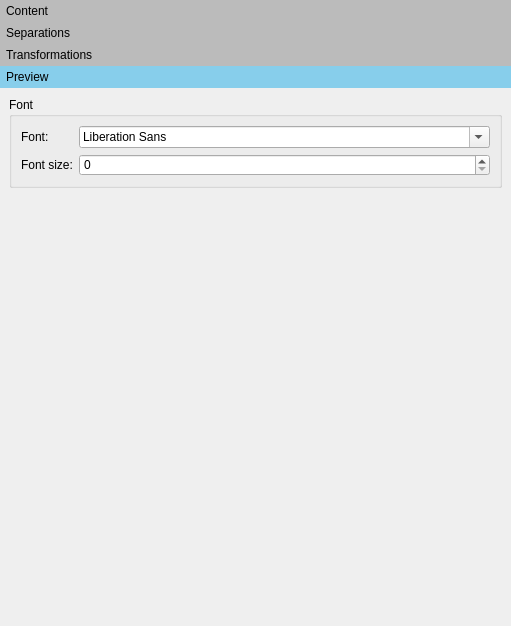
<?xml version="1.0" encoding="UTF-8"?>
<ui version="4.0">
 <class>exporterSettings</class>
 <widget class="QWidget" name="exporterSettings">
  <property name="geometry">
   <rect>
    <x>0</x>
    <y>0</y>
    <width>511</width>
    <height>626</height>
   </rect>
  </property>
  <property name="windowTitle">
   <string>Form</string>
  </property>
  <layout class="QVBoxLayout" name="verticalLayout_2">
   <property name="spacing">
    <number>10</number>
   </property>
   <property name="leftMargin">
    <number>0</number>
   </property>
   <property name="topMargin">
    <number>0</number>
   </property>
   <property name="rightMargin">
    <number>0</number>
   </property>
   <property name="bottomMargin">
    <number>0</number>
   </property>
   <item>
    <widget class="QToolBox" name="toolBox">
     <property name="styleSheet">
      <string notr="true">QToolBox::tab{
	background-color: #BBB;
	padding: 2px;
	border: none;
}

QToolBox::tab:selected, QToolBox::tab:hover{
	background-color:skyblue;
}</string>
     </property>
     <property name="currentIndex">
      <number>3</number>
     </property>
     <property name="tabSpacing">
      <number>0</number>
     </property>
     <widget class="QWidget" name="content">
      <property name="geometry">
       <rect>
        <x>0</x>
        <y>0</y>
        <width>491</width>
        <height>842</height>
       </rect>
      </property>
      <attribute name="label">
       <string>Content</string>
      </attribute>
      <layout class="QVBoxLayout" name="verticalLayout_5">
       <item>
        <widget class="QLabel" name="label">
         <property name="text">
          <string>Decide here what will be included in the final export.</string>
         </property>
        </widget>
       </item>
       <item>
        <widget class="QTableWidget" name="tblContent">
         <property name="sizePolicy">
          <sizepolicy hsizetype="Expanding" vsizetype="Fixed">
           <horstretch>0</horstretch>
           <verstretch>0</verstretch>
          </sizepolicy>
         </property>
         <property name="editTriggers">
          <set>QAbstractItemView::NoEditTriggers</set>
         </property>
         <property name="alternatingRowColors">
          <bool>true</bool>
         </property>
         <property name="selectionBehavior">
          <enum>QAbstractItemView::SelectRows</enum>
         </property>
         <attribute name="horizontalHeaderMinimumSectionSize">
          <number>75</number>
         </attribute>
         <attribute name="verticalHeaderVisible">
          <bool>false</bool>
         </attribute>
         <column>
          <property name="text">
           <string>Type</string>
          </property>
         </column>
         <column>
          <property name="text">
           <string>Title</string>
          </property>
         </column>
         <column>
          <property name="text">
           <string>Text</string>
          </property>
         </column>
        </widget>
       </item>
       <item>
        <layout class="QHBoxLayout" name="horizontalLayout_8">
         <item>
          <spacer name="horizontalSpacer_8">
           <property name="orientation">
            <enum>Qt::Horizontal</enum>
           </property>
           <property name="sizeHint" stdset="0">
            <size>
             <width>40</width>
             <height>20</height>
            </size>
           </property>
          </spacer>
         </item>
         <item>
          <widget class="QCheckBox" name="chkContentMore">
           <property name="text">
            <string>I need more granularity</string>
           </property>
          </widget>
         </item>
        </layout>
       </item>
       <item>
        <widget class="collapsibleGroupBox2" name="grpContentFilters">
         <property name="title">
          <string>Fi&amp;lters</string>
         </property>
         <property name="checkable">
          <bool>true</bool>
         </property>
         <layout class="QFormLayout" name="formLayout_2">
          <property name="rowWrapPolicy">
           <enum>QFormLayout::WrapLongRows</enum>
          </property>
          <property name="labelAlignment">
           <set>Qt::AlignLeading|Qt::AlignLeft|Qt::AlignVCenter</set>
          </property>
          <item row="0" column="0" colspan="2">
           <widget class="QLabel" name="label_2">
            <property name="text">
             <string>&lt;html&gt;&lt;head/&gt;&lt;body&gt;&lt;p&gt;Filters what items will be included in the final export.&lt;br/&gt;&lt;span style=&quot; color:#773333;&quot;&gt;(Not fully implemented yet.)&lt;/span&gt;&lt;/p&gt;&lt;/body&gt;&lt;/html&gt;</string>
            </property>
           </widget>
          </item>
          <item row="1" column="0" colspan="2">
           <widget class="QCheckBox" name="chkContentIgnoreCompile">
            <property name="text">
             <string>Ignore compile status (include all items)</string>
            </property>
           </widget>
          </item>
          <item row="2" column="0">
           <widget class="QCheckBox" name="chkContentParent">
            <property name="text">
             <string>Subitems of:</string>
            </property>
           </widget>
          </item>
          <item row="2" column="1">
           <widget class="QComboBox" name="cmbContentParent">
            <property name="frame">
             <bool>false</bool>
            </property>
           </widget>
          </item>
          <item row="3" column="0">
           <widget class="QCheckBox" name="chkContentLabels">
            <property name="text">
             <string>Labels</string>
            </property>
           </widget>
          </item>
          <item row="4" column="0">
           <widget class="QCheckBox" name="chkContentStatus">
            <property name="text">
             <string>Status</string>
            </property>
           </widget>
          </item>
          <item row="3" column="1">
           <widget class="QListWidget" name="lstContentLabels">
            <property name="sizePolicy">
             <sizepolicy hsizetype="Expanding" vsizetype="Preferred">
              <horstretch>0</horstretch>
              <verstretch>0</verstretch>
             </sizepolicy>
            </property>
           </widget>
          </item>
          <item row="4" column="1">
           <widget class="QListWidget" name="lstContentStatus">
            <property name="sizePolicy">
             <sizepolicy hsizetype="Expanding" vsizetype="Preferred">
              <horstretch>0</horstretch>
              <verstretch>0</verstretch>
             </sizepolicy>
            </property>
           </widget>
          </item>
         </layout>
        </widget>
       </item>
       <item>
        <spacer name="verticalSpacer_3">
         <property name="orientation">
          <enum>Qt::Vertical</enum>
         </property>
         <property name="sizeHint" stdset="0">
          <size>
           <width>20</width>
           <height>40</height>
          </size>
         </property>
        </spacer>
       </item>
      </layout>
     </widget>
     <widget class="QWidget" name="separations">
      <property name="geometry">
       <rect>
        <x>0</x>
        <y>0</y>
        <width>511</width>
        <height>522</height>
       </rect>
      </property>
      <attribute name="label">
       <string>Separations</string>
      </attribute>
      <layout class="QVBoxLayout" name="verticalLayout_8">
       <item>
        <widget class="QLabel" name="label_3">
         <property name="font">
          <font>
           <weight>75</weight>
           <bold>true</bold>
          </font>
         </property>
         <property name="text">
          <string>Between folders:</string>
         </property>
        </widget>
       </item>
       <item>
        <layout class="QHBoxLayout" name="horizontalLayout">
         <item>
          <spacer name="horizontalSpacer">
           <property name="orientation">
            <enum>Qt::Horizontal</enum>
           </property>
           <property name="sizeType">
            <enum>QSizePolicy::Preferred</enum>
           </property>
           <property name="sizeHint" stdset="0">
            <size>
             <width>20</width>
             <height>20</height>
            </size>
           </property>
          </spacer>
         </item>
         <item>
          <layout class="QVBoxLayout" name="verticalLayout">
           <item>
            <widget class="QPushButton" name="pushButton_4">
             <property name="enabled">
              <bool>true</bool>
             </property>
             <property name="minimumSize">
              <size>
               <width>16</width>
               <height>16</height>
              </size>
             </property>
             <property name="maximumSize">
              <size>
               <width>16</width>
               <height>16</height>
              </size>
             </property>
             <property name="text">
              <string/>
             </property>
             <property name="icon">
              <iconset theme="folder">
               <normaloff/>
              </iconset>
             </property>
             <property name="flat">
              <bool>true</bool>
             </property>
            </widget>
           </item>
           <item>
            <widget class="Line" name="line">
             <property name="orientation">
              <enum>Qt::Horizontal</enum>
             </property>
            </widget>
           </item>
           <item>
            <widget class="QPushButton" name="pushButton">
             <property name="enabled">
              <bool>true</bool>
             </property>
             <property name="minimumSize">
              <size>
               <width>16</width>
               <height>16</height>
              </size>
             </property>
             <property name="maximumSize">
              <size>
               <width>16</width>
               <height>16</height>
              </size>
             </property>
             <property name="text">
              <string/>
             </property>
             <property name="icon">
              <iconset theme="folder">
               <normaloff/>
              </iconset>
             </property>
             <property name="flat">
              <bool>true</bool>
             </property>
            </widget>
           </item>
          </layout>
         </item>
         <item>
          <widget class="QComboBox" name="cmbSepFF">
           <item>
            <property name="text">
             <string>Empty line</string>
            </property>
           </item>
           <item>
            <property name="text">
             <string>Custom</string>
            </property>
           </item>
          </widget>
         </item>
         <item>
          <widget class="QLineEdit" name="txtSepFF">
           <property name="enabled">
            <bool>false</bool>
           </property>
           <property name="text">
            <string>\n</string>
           </property>
          </widget>
         </item>
        </layout>
       </item>
       <item>
        <widget class="QLabel" name="label_4">
         <property name="font">
          <font>
           <weight>75</weight>
           <bold>true</bold>
          </font>
         </property>
         <property name="text">
          <string>Between texts:</string>
         </property>
        </widget>
       </item>
       <item>
        <layout class="QHBoxLayout" name="horizontalLayout_2">
         <item>
          <spacer name="horizontalSpacer_2">
           <property name="orientation">
            <enum>Qt::Horizontal</enum>
           </property>
           <property name="sizeType">
            <enum>QSizePolicy::Preferred</enum>
           </property>
           <property name="sizeHint" stdset="0">
            <size>
             <width>20</width>
             <height>20</height>
            </size>
           </property>
          </spacer>
         </item>
         <item>
          <layout class="QVBoxLayout" name="verticalLayout_3">
           <item>
            <widget class="QPushButton" name="pushButton_5">
             <property name="enabled">
              <bool>true</bool>
             </property>
             <property name="minimumSize">
              <size>
               <width>16</width>
               <height>16</height>
              </size>
             </property>
             <property name="maximumSize">
              <size>
               <width>16</width>
               <height>16</height>
              </size>
             </property>
             <property name="text">
              <string/>
             </property>
             <property name="icon">
              <iconset theme="text-x-generic">
               <normaloff/>
              </iconset>
             </property>
             <property name="flat">
              <bool>true</bool>
             </property>
            </widget>
           </item>
           <item>
            <widget class="Line" name="line_2">
             <property name="orientation">
              <enum>Qt::Horizontal</enum>
             </property>
            </widget>
           </item>
           <item>
            <widget class="QPushButton" name="pushButton_6">
             <property name="enabled">
              <bool>true</bool>
             </property>
             <property name="minimumSize">
              <size>
               <width>16</width>
               <height>16</height>
              </size>
             </property>
             <property name="maximumSize">
              <size>
               <width>16</width>
               <height>16</height>
              </size>
             </property>
             <property name="text">
              <string/>
             </property>
             <property name="icon">
              <iconset theme="text-x-generic">
               <normaloff/>
              </iconset>
             </property>
             <property name="flat">
              <bool>true</bool>
             </property>
            </widget>
           </item>
          </layout>
         </item>
         <item>
          <widget class="QComboBox" name="cmbSepTT">
           <item>
            <property name="text">
             <string>Empty line</string>
            </property>
           </item>
           <item>
            <property name="text">
             <string>Custom</string>
            </property>
           </item>
          </widget>
         </item>
         <item>
          <widget class="QLineEdit" name="txtSepTT">
           <property name="enabled">
            <bool>false</bool>
           </property>
           <property name="text">
            <string>\n</string>
           </property>
          </widget>
         </item>
        </layout>
       </item>
       <item>
        <widget class="QLabel" name="label_6">
         <property name="font">
          <font>
           <weight>75</weight>
           <bold>true</bold>
          </font>
         </property>
         <property name="text">
          <string>Between folder and text:</string>
         </property>
        </widget>
       </item>
       <item>
        <layout class="QHBoxLayout" name="horizontalLayout_3">
         <item>
          <spacer name="horizontalSpacer_3">
           <property name="orientation">
            <enum>Qt::Horizontal</enum>
           </property>
           <property name="sizeType">
            <enum>QSizePolicy::Preferred</enum>
           </property>
           <property name="sizeHint" stdset="0">
            <size>
             <width>20</width>
             <height>20</height>
            </size>
           </property>
          </spacer>
         </item>
         <item>
          <layout class="QVBoxLayout" name="verticalLayout_4">
           <item>
            <widget class="QPushButton" name="pushButton_7">
             <property name="enabled">
              <bool>true</bool>
             </property>
             <property name="minimumSize">
              <size>
               <width>16</width>
               <height>16</height>
              </size>
             </property>
             <property name="maximumSize">
              <size>
               <width>16</width>
               <height>16</height>
              </size>
             </property>
             <property name="text">
              <string/>
             </property>
             <property name="icon">
              <iconset theme="folder">
               <normaloff/>
              </iconset>
             </property>
             <property name="flat">
              <bool>true</bool>
             </property>
            </widget>
           </item>
           <item>
            <widget class="Line" name="line_3">
             <property name="orientation">
              <enum>Qt::Horizontal</enum>
             </property>
            </widget>
           </item>
           <item>
            <widget class="QPushButton" name="pushButton_8">
             <property name="enabled">
              <bool>true</bool>
             </property>
             <property name="minimumSize">
              <size>
               <width>16</width>
               <height>16</height>
              </size>
             </property>
             <property name="maximumSize">
              <size>
               <width>16</width>
               <height>16</height>
              </size>
             </property>
             <property name="text">
              <string/>
             </property>
             <property name="icon">
              <iconset theme="text-x-generic">
               <normaloff/>
              </iconset>
             </property>
             <property name="flat">
              <bool>true</bool>
             </property>
            </widget>
           </item>
          </layout>
         </item>
         <item>
          <widget class="QComboBox" name="cmbSepFT">
           <item>
            <property name="text">
             <string>Empty line</string>
            </property>
           </item>
           <item>
            <property name="text">
             <string>Custom</string>
            </property>
           </item>
          </widget>
         </item>
         <item>
          <widget class="QLineEdit" name="txtSepFT">
           <property name="enabled">
            <bool>false</bool>
           </property>
           <property name="text">
            <string>\n</string>
           </property>
          </widget>
         </item>
        </layout>
       </item>
       <item>
        <widget class="QLabel" name="label_5">
         <property name="font">
          <font>
           <weight>75</weight>
           <bold>true</bold>
          </font>
         </property>
         <property name="text">
          <string>Between text and folder:</string>
         </property>
        </widget>
       </item>
       <item>
        <layout class="QHBoxLayout" name="horizontalLayout_4">
         <item>
          <spacer name="horizontalSpacer_4">
           <property name="orientation">
            <enum>Qt::Horizontal</enum>
           </property>
           <property name="sizeType">
            <enum>QSizePolicy::Preferred</enum>
           </property>
           <property name="sizeHint" stdset="0">
            <size>
             <width>20</width>
             <height>20</height>
            </size>
           </property>
          </spacer>
         </item>
         <item>
          <layout class="QVBoxLayout" name="verticalLayout_7">
           <item>
            <widget class="QPushButton" name="pushButton_9">
             <property name="enabled">
              <bool>true</bool>
             </property>
             <property name="minimumSize">
              <size>
               <width>16</width>
               <height>16</height>
              </size>
             </property>
             <property name="maximumSize">
              <size>
               <width>16</width>
               <height>16</height>
              </size>
             </property>
             <property name="text">
              <string/>
             </property>
             <property name="icon">
              <iconset theme="text-x-generic">
               <normaloff/>
              </iconset>
             </property>
             <property name="flat">
              <bool>true</bool>
             </property>
            </widget>
           </item>
           <item>
            <widget class="Line" name="line_4">
             <property name="orientation">
              <enum>Qt::Horizontal</enum>
             </property>
            </widget>
           </item>
           <item>
            <widget class="QPushButton" name="pushButton_10">
             <property name="enabled">
              <bool>true</bool>
             </property>
             <property name="minimumSize">
              <size>
               <width>16</width>
               <height>16</height>
              </size>
             </property>
             <property name="maximumSize">
              <size>
               <width>16</width>
               <height>16</height>
              </size>
             </property>
             <property name="text">
              <string/>
             </property>
             <property name="icon">
              <iconset theme="folder">
               <normaloff/>
              </iconset>
             </property>
             <property name="flat">
              <bool>true</bool>
             </property>
            </widget>
           </item>
          </layout>
         </item>
         <item>
          <widget class="QComboBox" name="cmbSepTF">
           <item>
            <property name="text">
             <string>Empty line</string>
            </property>
           </item>
           <item>
            <property name="text">
             <string>Custom</string>
            </property>
           </item>
          </widget>
         </item>
         <item>
          <widget class="QLineEdit" name="txtSepTF">
           <property name="enabled">
            <bool>false</bool>
           </property>
           <property name="text">
            <string>\n</string>
           </property>
          </widget>
         </item>
        </layout>
       </item>
       <item>
        <spacer name="verticalSpacer">
         <property name="orientation">
          <enum>Qt::Vertical</enum>
         </property>
         <property name="sizeHint" stdset="0">
          <size>
           <width>20</width>
           <height>40</height>
          </size>
         </property>
        </spacer>
       </item>
      </layout>
     </widget>
     <widget class="QWidget" name="transformations">
      <property name="geometry">
       <rect>
        <x>0</x>
        <y>0</y>
        <width>511</width>
        <height>522</height>
       </rect>
      </property>
      <property name="styleSheet">
       <string notr="true">QGroupBox{font-weight:bold;}</string>
      </property>
      <attribute name="label">
       <string>Transformations</string>
      </attribute>
      <layout class="QVBoxLayout" name="verticalLayout_6">
       <item>
        <widget class="collapsibleGroupBox2" name="grpTransTypo">
         <property name="styleSheet">
          <string notr="true"/>
         </property>
         <property name="title">
          <string>Typographic replacements:</string>
         </property>
         <layout class="QFormLayout" name="formLayout">
          <property name="fieldGrowthPolicy">
           <enum>QFormLayout::FieldsStayAtSizeHint</enum>
          </property>
          <property name="rowWrapPolicy">
           <enum>QFormLayout::WrapLongRows</enum>
          </property>
          <property name="labelAlignment">
           <set>Qt::AlignLeading|Qt::AlignLeft|Qt::AlignVCenter</set>
          </property>
          <item row="0" column="0">
           <widget class="QCheckBox" name="chkTransEllipse">
            <property name="text">
             <string>Replace ... with …</string>
            </property>
           </widget>
          </item>
          <item row="1" column="0">
           <widget class="QCheckBox" name="chkTransDash">
            <property name="text">
             <string>Replace --- with —</string>
            </property>
           </widget>
          </item>
          <item row="2" column="0">
           <widget class="QCheckBox" name="chkTransDoubleQuotes">
            <property name="text">
             <string>Replace double quotes (&quot;) with:</string>
            </property>
           </widget>
          </item>
          <item row="2" column="1">
           <layout class="QHBoxLayout" name="horizontalLayout_5">
            <property name="spacing">
             <number>12</number>
            </property>
            <item>
             <widget class="QComboBox" name="cmbTransDoubleQuotes">
              <property name="frame">
               <bool>false</bool>
              </property>
             </widget>
            </item>
            <item>
             <widget class="QLineEdit" name="txtTransDoubleQuotesA">
              <property name="sizePolicy">
               <sizepolicy hsizetype="Fixed" vsizetype="Fixed">
                <horstretch>0</horstretch>
                <verstretch>0</verstretch>
               </sizepolicy>
              </property>
              <property name="minimumSize">
               <size>
                <width>40</width>
                <height>0</height>
               </size>
              </property>
              <property name="maximumSize">
               <size>
                <width>40</width>
                <height>16777215</height>
               </size>
              </property>
              <property name="styleSheet">
               <string notr="true">border-radius: 6px;</string>
              </property>
              <property name="frame">
               <bool>false</bool>
              </property>
              <property name="alignment">
               <set>Qt::AlignCenter</set>
              </property>
             </widget>
            </item>
            <item>
             <widget class="QLabel" name="lblTransDoubleQuotes">
              <property name="text">
               <string>…</string>
              </property>
             </widget>
            </item>
            <item>
             <widget class="QLineEdit" name="txtTransDoubleQuotesB">
              <property name="sizePolicy">
               <sizepolicy hsizetype="Fixed" vsizetype="Fixed">
                <horstretch>0</horstretch>
                <verstretch>0</verstretch>
               </sizepolicy>
              </property>
              <property name="minimumSize">
               <size>
                <width>40</width>
                <height>0</height>
               </size>
              </property>
              <property name="maximumSize">
               <size>
                <width>40</width>
                <height>16777215</height>
               </size>
              </property>
              <property name="styleSheet">
               <string notr="true">border-radius: 6px;</string>
              </property>
              <property name="frame">
               <bool>false</bool>
              </property>
              <property name="alignment">
               <set>Qt::AlignCenter</set>
              </property>
             </widget>
            </item>
            <item>
             <spacer name="horizontalSpacer_5">
              <property name="orientation">
               <enum>Qt::Horizontal</enum>
              </property>
              <property name="sizeHint" stdset="0">
               <size>
                <width>40</width>
                <height>20</height>
               </size>
              </property>
             </spacer>
            </item>
           </layout>
          </item>
          <item row="3" column="0">
           <widget class="QCheckBox" name="chkTransSingleQuote">
            <property name="text">
             <string>Replace single quotes (') with:</string>
            </property>
           </widget>
          </item>
          <item row="3" column="1">
           <layout class="QHBoxLayout" name="horizontalLayout_6">
            <property name="spacing">
             <number>12</number>
            </property>
            <item>
             <widget class="QComboBox" name="cmbTransSingleQuote">
              <property name="frame">
               <bool>false</bool>
              </property>
             </widget>
            </item>
            <item>
             <widget class="QLineEdit" name="txtTransSingleQuoteA">
              <property name="sizePolicy">
               <sizepolicy hsizetype="Fixed" vsizetype="Fixed">
                <horstretch>0</horstretch>
                <verstretch>0</verstretch>
               </sizepolicy>
              </property>
              <property name="minimumSize">
               <size>
                <width>40</width>
                <height>0</height>
               </size>
              </property>
              <property name="maximumSize">
               <size>
                <width>40</width>
                <height>16777215</height>
               </size>
              </property>
              <property name="styleSheet">
               <string notr="true">border-radius: 6px;</string>
              </property>
              <property name="frame">
               <bool>false</bool>
              </property>
              <property name="alignment">
               <set>Qt::AlignCenter</set>
              </property>
             </widget>
            </item>
            <item>
             <widget class="QLabel" name="lblTransSingleQuote">
              <property name="text">
               <string>…</string>
              </property>
             </widget>
            </item>
            <item>
             <widget class="QLineEdit" name="txtTransSingleQuoteB">
              <property name="sizePolicy">
               <sizepolicy hsizetype="Fixed" vsizetype="Fixed">
                <horstretch>0</horstretch>
                <verstretch>0</verstretch>
               </sizepolicy>
              </property>
              <property name="minimumSize">
               <size>
                <width>40</width>
                <height>0</height>
               </size>
              </property>
              <property name="maximumSize">
               <size>
                <width>40</width>
                <height>16777215</height>
               </size>
              </property>
              <property name="styleSheet">
               <string notr="true">border-radius: 6px;</string>
              </property>
              <property name="frame">
               <bool>false</bool>
              </property>
              <property name="alignment">
               <set>Qt::AlignCenter</set>
              </property>
             </widget>
            </item>
            <item>
             <spacer name="horizontalSpacer_6">
              <property name="orientation">
               <enum>Qt::Horizontal</enum>
              </property>
              <property name="sizeHint" stdset="0">
               <size>
                <width>40</width>
                <height>20</height>
               </size>
              </property>
             </spacer>
            </item>
           </layout>
          </item>
          <item row="4" column="0">
           <widget class="QCheckBox" name="chkTransSpaces">
            <property name="text">
             <string>Remove multiple spaces</string>
            </property>
           </widget>
          </item>
         </layout>
        </widget>
       </item>
       <item>
        <widget class="collapsibleGroupBox2" name="grpTransCustom">
         <property name="title">
          <string>Custom replacements:</string>
         </property>
         <layout class="QVBoxLayout" name="verticalLayout_9">
          <item>
           <widget class="QTableWidget" name="tblReplacements">
            <property name="sizePolicy">
             <sizepolicy hsizetype="Expanding" vsizetype="Preferred">
              <horstretch>0</horstretch>
              <verstretch>0</verstretch>
             </sizepolicy>
            </property>
            <property name="alternatingRowColors">
             <bool>true</bool>
            </property>
            <property name="selectionBehavior">
             <enum>QAbstractItemView::SelectRows</enum>
            </property>
            <column>
             <property name="text">
              <string>Enabled</string>
             </property>
            </column>
            <column>
             <property name="text">
              <string>Replace</string>
             </property>
            </column>
            <column>
             <property name="text">
              <string>With</string>
             </property>
            </column>
            <column>
             <property name="text">
              <string>RegExp</string>
             </property>
             <property name="whatsThis">
              <string>If checked, uses regular expression for replacement. If unchecked, replaced as plain text.</string>
             </property>
            </column>
           </widget>
          </item>
          <item>
           <layout class="QHBoxLayout" name="horizontalLayout_7">
            <property name="spacing">
             <number>0</number>
            </property>
            <item>
             <spacer name="horizontalSpacer_7">
              <property name="orientation">
               <enum>Qt::Horizontal</enum>
              </property>
              <property name="sizeHint" stdset="0">
               <size>
                <width>40</width>
                <height>20</height>
               </size>
              </property>
             </spacer>
            </item>
            <item>
             <widget class="QPushButton" name="btnTransAdd">
              <property name="text">
               <string/>
              </property>
              <property name="icon">
               <iconset theme="list-add">
                <normaloff/>
               </iconset>
              </property>
              <property name="flat">
               <bool>true</bool>
              </property>
             </widget>
            </item>
            <item>
             <widget class="QPushButton" name="btnTransRemove">
              <property name="text">
               <string/>
              </property>
              <property name="icon">
               <iconset theme="list-remove">
                <normaloff/>
               </iconset>
              </property>
              <property name="flat">
               <bool>true</bool>
              </property>
             </widget>
            </item>
           </layout>
          </item>
         </layout>
        </widget>
       </item>
       <item>
        <spacer name="verticalSpacer_2">
         <property name="orientation">
          <enum>Qt::Vertical</enum>
         </property>
         <property name="sizeHint" stdset="0">
          <size>
           <width>20</width>
           <height>40</height>
          </size>
         </property>
        </spacer>
       </item>
      </layout>
     </widget>
     <widget class="QWidget" name="preview">
      <attribute name="label">
       <string>Preview</string>
      </attribute>
      <layout class="QVBoxLayout" name="verticalLayout_11">
       <item>
        <widget class="QGroupBox" name="groupBox">
         <property name="title">
          <string>Font</string>
         </property>
         <layout class="QFormLayout" name="formLayout_3">
          <item row="0" column="0">
           <widget class="QLabel" name="label_7">
            <property name="text">
             <string>Font:</string>
            </property>
           </widget>
          </item>
          <item row="0" column="1">
           <widget class="QFontComboBox" name="cmbPreviewFont"/>
          </item>
          <item row="1" column="0">
           <widget class="QLabel" name="label_8">
            <property name="text">
             <string>Font size:</string>
            </property>
           </widget>
          </item>
          <item row="1" column="1">
           <widget class="QSpinBox" name="spnPreviewSize"/>
          </item>
         </layout>
        </widget>
       </item>
       <item>
        <spacer name="verticalSpacer_4">
         <property name="orientation">
          <enum>Qt::Vertical</enum>
         </property>
         <property name="sizeHint" stdset="0">
          <size>
           <width>20</width>
           <height>40</height>
          </size>
         </property>
        </spacer>
       </item>
      </layout>
     </widget>
    </widget>
   </item>
  </layout>
 </widget>
 <customwidgets>
  <customwidget>
   <class>collapsibleGroupBox2</class>
   <extends>QGroupBox</extends>
   <header>manuskript.ui.collapsibleGroupBox2.h</header>
   <container>1</container>
  </customwidget>
 </customwidgets>
 <resources/>
 <connections/>
</ui>
